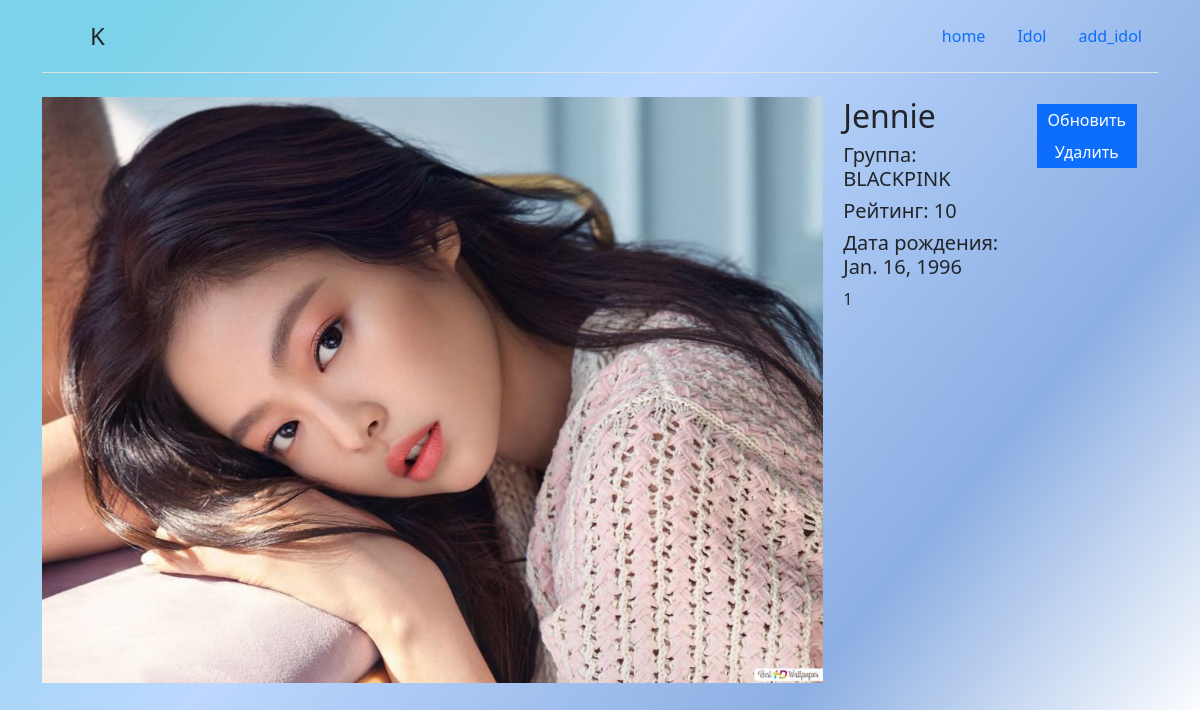
The app's page /kpop/4 with its own data.
### kpop/models.py (models this page shows)
class Kpop(models.Model):
    name = models.CharField(max_length=100)
    group = models.CharField(max_length=100)
    image = models.ImageField(upload_to='')
    description = models.TextField()
    date_birth = models.DateField()
    rating = models.ForeignKey('Rating', on_delete=models.CASCADE, )

class Rating(models.Model):
    RATING_IDOL = [
        ('1', '1'),
        ('2', '2'),
        ('3', '3'),
        ('4', '4'),
        ('5', '5'),
        ('6', '6'),
        ('7', '7'),
        ('8', '8'),
        ('9', '9'),
        ('10', '10'),
    ]
    rating = models.CharField(max_length=2, choices=RATING_IDOL)

### kpop/views.py (the view)
# urls.py: path('kpop/<int:id>', views.idol, name="idol"),
def idol(request, id):
    idol = get_object_or_404(models.Kpop, id = id)
    return render(request, 'kpop/idol.html', {'idol': idol})

### templates/kpop/idol.html (shortened to what this page needs)
{% extends 'kpop/index.html' %}
{% block content %}
    <div class="content">
        <img src="{{ idol.image.url }}" alt="">
        <div class="content__d">
            <h2>{{ idol.name }}</h2>
            <h5>Группа: {{ idol.group }} </h5>
            <h5>Рейтинг: {{ idol.rating.rating }}</h5>
            <h5>Дата рождения: {{ idol.date_birth }} </h5>
            <p>{{ idol.description }}</p>
        </div>
        <div class="s">
        <div class="btn">
            <button type="button" class="update_btn"><a href="/kpop/{{ idol.id }}/update/">Обновить</a></button>
            <button type="button" class="update_btn"><a href="/kpop/{{ idol.id }}/delete/">Удалить</a></button>
        </div>
    </div>
    </div>
{% endblock %}

### templates/kpop/index.html (style rules this page uses)
body { background: linear-gradient(128.99deg, #7CD2E8 8.62%, rgba(13, 110, 253, 0.27) 41.05%, rgba(86, 137, 213, 0.677083) 73.75%, rgba(255, 255, 255, 0.73) 96.69%); }

### templates/kpop/idol.html (style rules this page uses)
.content { display: flex; justify-content: start; }
.content img { width: 70%; }
.content__d { margin-left: 20px; }
body { min-height: 100vh; }
.update_btn { width: 100px; background-color: #0d6efd; transition: all 0.5s; border: 3px solid transparent; }
.update_btn a { transition: all 0.5s; text-decoration: none; color: #fff; }

### records on screen
Kpop: image (picture), name "Jennie", group "BLACKPINK", rating.rating "10", date_birth "Jan. 16, 1996", description "1"
